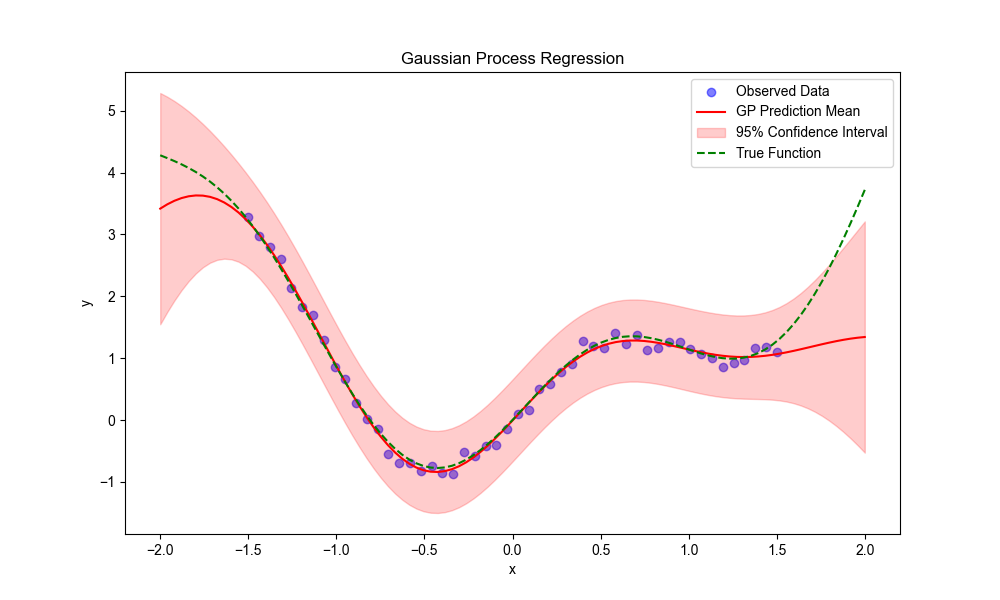

Source code (Python):
import tensorflow as tf
import tensorflow_probability as tfp
import numpy as np
import matplotlib.pyplot as plt

"""
# Gaussian Process Regression

This script implements Gaussian Process Regression (GPR) using TensorFlow Probability.
Gaussian Process Regression is a powerful non-parametric Bayesian approach that:
1. Models complex non-linear relationships
2. Provides uncertainty estimates for predictions
3. Requires minimal hyperparameter tuning
4. Works well with small datasets

The implementation uses an Exponentiated Quadratic kernel (RBF) and optimizes
the kernel parameters using maximum likelihood estimation.
"""

# Generate synthetic data
def generate_data(n_samples=50, noise_std=0.1):
    np.random.seed(42)
    x_data = np.linspace(-1.5, 1.5, n_samples).astype(np.float32)

    # Generate non-linear function: f(x) = sin(3x) + x^2
    true_function = lambda x: np.sin(3 * x) + x**2
    y_data = true_function(x_data) + np.random.normal(
        0, noise_std, size=n_samples
    ).astype(np.float32)

    return x_data, y_data, true_function


# Get data
x_data, y_data, true_function = generate_data()

# Define kernel function
kernel = tfp.math.psd_kernels.ExponentiatedQuadratic(
    amplitude=tf.Variable(1.0, name="amplitude"),
    length_scale=tf.Variable(1.0, name="length_scale"),
)

# Create Gaussian process regression model
gp = tfp.distributions.GaussianProcess(
    kernel=kernel, index_points=x_data[:, tf.newaxis], observation_noise_variance=0.1
)

# Calculate log likelihood
log_likelihood = gp.log_prob(y_data)


# Optimize kernel parameters
def loss_fn():
    return -gp.log_prob(y_data)


optimizer = tf.optimizers.Adam(learning_rate=0.01)


# Use GradientTape for optimization
@tf.function
def train_step():
    with tf.GradientTape() as tape:
        loss = loss_fn()
    gradients = tape.gradient(loss, [kernel.amplitude, kernel.length_scale])
    optimizer.apply_gradients(zip(gradients, [kernel.amplitude, kernel.length_scale]))
    return loss


# Training loop
for i in range(1000):
    loss_value = train_step()
    if i % 100 == 0:
        print(
            f"Step {i}: Loss = {loss_value.numpy()}, "
            f"Amplitude = {kernel.amplitude.numpy()}, "
            f"Length Scale = {kernel.length_scale.numpy()}"
        )

# Prediction
x_test = np.linspace(-2, 2, 100).astype(np.float32)

# Use GaussianProcessRegressionModel for prediction
gp_pred = tfp.distributions.GaussianProcessRegressionModel(
    kernel=kernel,
    index_points=x_test[:, tf.newaxis],
    observation_index_points=x_data[:, tf.newaxis],
    observations=y_data,
    observation_noise_variance=0.1,
)


# Set font for English text
plt.rcParams["font.sans-serif"] = ["Arial"]  # Font that supports English
plt.rcParams["axes.unicode_minus"] = True  # Correctly display minus sign


# Get prediction mean and variance
mean = gp_pred.mean()
stddev = tf.sqrt(gp_pred.variance())

# Calculate evaluation metrics
y_true_test = true_function(x_test)
mse = tf.reduce_mean(tf.square(mean - y_true_test))
rmse = tf.sqrt(mse)
mae = tf.reduce_mean(tf.abs(mean - y_true_test))

# Calculate R² score
ss_total = tf.reduce_sum(tf.square(y_true_test - tf.reduce_mean(y_true_test)))
ss_residual = tf.reduce_sum(tf.square(y_true_test - mean))
r2 = 1 - ss_residual / ss_total

# Calculate prediction interval coverage
in_interval = tf.reduce_mean(
    tf.cast(
        tf.logical_and(
            y_true_test >= mean - 2 * stddev, y_true_test <= mean + 2 * stddev
        ),
        tf.float32,
    )
)

print(f"Model Evaluation Metrics:")
print(f"MSE: {mse.numpy():.4f}")
print(f"RMSE: {rmse.numpy():.4f}")
print(f"MAE: {mae.numpy():.4f}")
print(f"R²: {r2.numpy():.4f}")
print(f"95% Confidence Interval Coverage: {in_interval.numpy():.4f}")

# Visualize results
plt.figure(figsize=(10, 6))
plt.scatter(x_data, y_data, color="blue", alpha=0.5, label="Observed Data")
plt.plot(x_test, mean, "r-", label="GP Prediction Mean")
plt.fill_between(
    x_test,
    mean - 2 * stddev,
    mean + 2 * stddev,
    color="red",
    alpha=0.2,
    label="95% Confidence Interval",
)

# Plot true function
y_true = true_function(x_test)
plt.plot(x_test, y_true, "g--", label="True Function")

plt.title("Gaussian Process Regression")
plt.xlabel("x")
plt.ylabel("y")
plt.legend()
plt.savefig("gaussian_process_regression.png")
plt.show()

print(
    f"Final Kernel Parameters: Amplitude = {kernel.amplitude.numpy()}, Length Scale = {kernel.length_scale.numpy()}"
)
